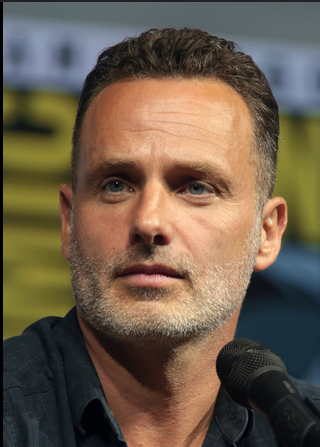
#> input picture nmc/w7/workshop/image.png, 320 x 447 px, found by its file name
$ jupyter execute Week_1_Workshop.ipynb
#> lines starting #> are read from the running program, lines starting #| are printed output that depends on the picture; after the words box and inside, x2 and y2 are one past the last pixel; in counts of white or black regions, pixels touching at a corner belong together; long printed decimals are rounded
[cell 1]
import os

# Change the current working directory to the path within Google Drive
os.chdir('/content/drive/MyDrive/Level_6_AI_')

# Verify the new current working directory
print(f"Current working directory: {os.getcwd()}")

[cell 2]
from PIL import Image
import matplotlib.pyplot as plt

img = Image.open("./assets/image.png")
#> img is the input picture: PIL image 320x447 RGB; mean R, G, B 107.6, 92.1, 74.6

# img.show()  <- usually it's this, but this tries to open the local OS image viewer you have in your system. Won't work on remote.

# So, this for collab
display(img)

# Or, using matplot
plt.imshow(img)
plt.axis("off")
plt.show()

[cell 3]
import numpy as np

# Convert To numpy array
img_arr = np.array(img)

# The same will be something like (height,width,channels)
top_left = img_arr[0:100, 0:100]

# display(top_left) won't work cause no top_left is an array, but
# plt.imshow() works

plt.imshow(top_left)
plt.axis("off")
plt.show()

[cell 4]
'''
Note that each of these channels is simply an intensity map.

If one were to just plt.imshow(img_arr[:,:,some_channel]), it would output a greyscale image, because the channel doesn't hold the color, just the intensity of said color.
'''


# Red channel
plt.imshow(img_arr[:, :, 0], cmap="Reds")
plt.title("Red Channel")
plt.axis("off")
plt.show()

# Green channel
plt.imshow(img_arr[:, :, 1], cmap="Greens")
plt.title("Green Channel")
plt.axis("off")
plt.show()

# Blue channel
plt.imshow(img_arr[:, :, 2], cmap="Blues")
plt.title("Blue Channel")
plt.axis("off")
plt.show()

[cell 5]
display(img)

img_arr[0:100,0:100] = 210
#> img_arr: shape (447, 320, 3); 6.99% of pixels changed, all inside (x1, y1, x2, y2) = (0, 0, 100, 100)
plt.imshow(img_arr)
plt.axis("off")
plt.show()

[cell 6]
# Exercise 2

# greyscale_img = Image.open("./assets/greyscale_image.jpg")
# Converting the above picture to greyscale from online gave me 3 channels.

greyscale_img = img.convert("L")
plt.imshow(greyscale_img, cmap="gray")
plt.axis("off")

[cell 7]
greyscale_img_arr = np.array(greyscale_img)
height,width= greyscale_img_arr.shape;
#> height = 447; width = 320
center_height,center_width = height//2, width//2
#> center_height = 223; center_width = 160

plt.imshow(
  greyscale_img_arr
  [
    center_height-75:center_height+75,
    center_width-75: center_width+75
  ],
  cmap="gray"
)

plt.axis("off")

[cell 8]
greyscale_img_arr[greyscale_img_arr < 100] = 0
greyscale_img_arr[greyscale_img_arr > 100] = 255
plt.imshow(greyscale_img_arr, cmap="gray")
plt.axis("off")
plt.show()

# or,
# Signature: np.where(condition, value_if_true, value_if_false)
binary_img = np.where(greyscale_img_arr < 100, 0, 255);
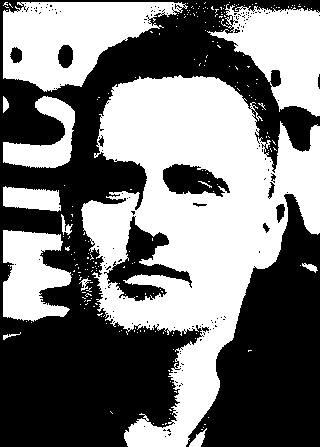
#> binary_img: shape (447, 320) int64; 47.7% white; 223 white regions (210 under 20 px), largest, box (x1, y1, x2, y2) and area: (81, 75, 320, 447) 43028, (3, 2, 188, 92) 9509, (207, 4, 320, 117) 6809
plt.imshow(binary_img, cmap="gray")
plt.axis("off")
plt.show()

# or even,
binary_img = (greyscale_img_arr >= 100) * 255
plt.imshow(binary_img, cmap="gray")
plt.axis("off")
plt.show()

[cell 9]
# Rotate 90
display(greyscale_img)
display(greyscale_img.rotate(-90))


# To flip for a matrix
# 1 2 3
# 4 5 6
# 7 8 9
#
# Transpose:
# 1 4 7
# 2 5 8
# 3 6 9
#
# Flip Horizontally
# 7 4 1
# 8 5 2
# 9 6 3

greyscale_img_arr = np.array(greyscale_img)
transposed = np.transpose(greyscale_img_arr)
plt.imshow(transposed, cmap="gray")
plt.axis("off")

flipped = np.flip(transposed, axis=1)
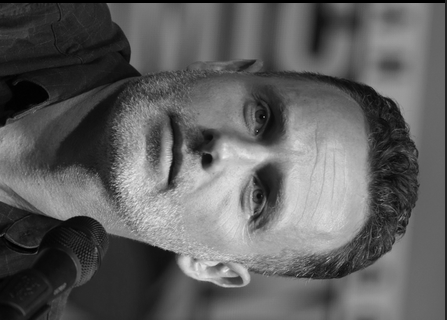
#> flipped: shape (320, 447); min 0, max 238, mean 94.7
plt.imshow(flipped, cmap="gray")
plt.axis("off")

[cell 10]
greyscale_rgb = np.dstack((greyscale_img_arr, greyscale_img_arr, greyscale_img_arr))
plt.imshow(greyscale_rgb)
plt.axis("off")
plt.show()

# or,

greyscale_rgb = np.stack((greyscale_img_arr, greyscale_img_arr, greyscale_img_arr), axis=2)
plt.imshow(greyscale_rgb)
plt.axis("off")
plt.show()

# or,

greyscale_rgb = greyscale_img.convert("RGB")
display(greyscale_rgb)

[cell 11]
# --- Exercise 3


from PIL import Image
import numpy as np
import matplotlib.pyplot as plt

# load image
img = Image.open("./assets/image.png").convert("L")

# convert to numpy
img_arr = np.array(img, dtype=np.float64)
#> img_arr: shape (447, 320) float64

plt.imshow(img_arr, cmap="gray")
plt.title("Original Image")
plt.axis("off")

[cell 12]
# Cener the data
mean = np.mean(img_arr, axis=0)
#> mean = 320 values, max 140.7 at index 200, min 0.148 at index 0, mean 94.71
centered = img_arr - mean
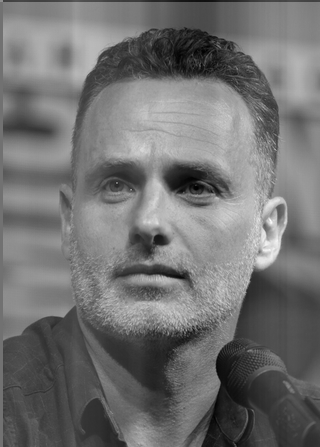
#> centered: shape (447, 320) float64; min -126.4, max 158, mean 0; drawn with min black and max white

[cell 13]
# Covariance Matrix
cov_matrix = np.cov(centered, rowvar=False)
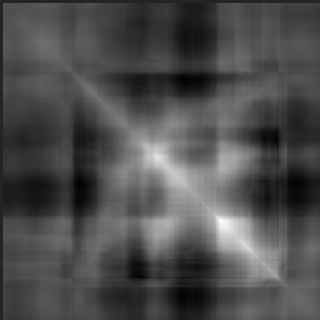
#> cov_matrix: shape (320, 320) float64; min -832.2, max 4869.9, mean 909.8; drawn with min black and max white

[cell 14]
# Eigen decomposition
eigenvalues, eigenvectors = np.linalg.eigh(cov_matrix)
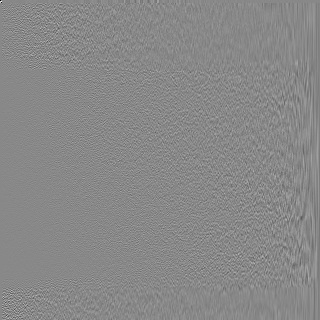
#> eigenvectors: shape (320, 320) float64; min -0.816, max 0.707, mean -0.000215; drawn with min black and max white
#> eigenvalues = 320 values from 3.85e-11 to 336892

[cell 15]
# Sort Eigen Values
sorted_idx = np.argsort(eigenvalues)[::-1]
#> sorted_idx = 320 values, max 319 at index 0, min 0 at index 319, mean 159.5

eigenvalues = eigenvalues[sorted_idx]
#> eigenvalues = 320 values, max 336892 at index 0, min 3.85e-11 at index 319, mean 2363.2
eigenvectors = eigenvectors[:, sorted_idx]

[cell 16]
# Choose top k principle components

k = 50
principal_components = eigenvectors[:, :k]

[cell 17]
# Project The Image
compressed = np.dot(centered, principal_components)

[cell 18]
# Reconstruct
reconstructed = np.dot(compressed, principal_components.T) + mean

plt.imshow(reconstructed, cmap="gray")
plt.title(f"Reconstructed Image (k={k})")
plt.axis("off")

[cell 19]
# Compare multiple PC Values
ks = [10, 30, 60, 120]

plt.figure(figsize=(12,6))

for i, k in enumerate(ks):

    pcs = eigenvectors[:, :k]

    compressed = np.dot(centered, pcs)

    reconstructed = np.dot(compressed, pcs.T) + mean

    plt.subplot(1,4,i+1)
    plt.imshow(reconstructed, cmap="gray")
    plt.title(f"k={k}")
    plt.axis("off")
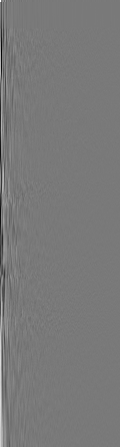
#> compressed: shape (447, 120) float64; min -1027.5, max 1125.6, mean 0; drawn with min black and max white

plt.show()
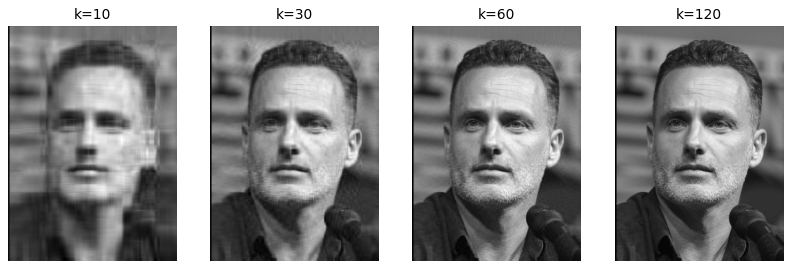
#> figure drawn by matplotlib, 4 panels

[cell 20]
from PIL import Image
import numpy as np
import matplotlib.pyplot as plt

# ---- Load an example image (using the one in this chat) ----
img_path = "./assets/image.png"
img = Image.open(img_path)

# Convert to grayscale (2D)
gray_img = img.convert("L")
X = np.array(gray_img, dtype=np.float64)  # shape: (H, W)

print("Loaded:", img_path)
print("Original (Pillow) size (W,H):", img.size)
#| Original (Pillow) size (W,H): (320, 447)
print("Grayscale array shape (H,W):", X.shape, "dtype:", X.dtype)
#| Grayscale array shape (H,W): (447, 320) dtype: float64

# ---- 1) Show the original grayscale image ----
plt.figure()
plt.imshow(X, cmap="gray")
plt.title("1) Original image (grayscale)")
plt.axis("off")
plt.show()

# ---- 2) Mean-center the data (column-wise) ----
# Treat each row as a sample and each column as a feature (common for PCA on images)
mu = X.mean(axis=0, keepdims=True)          # shape (1, W)
Xc = X - mu                                 # centered data

plt.figure()
plt.imshow(Xc, cmap="gray")
plt.title("2) Mean-centered image (values around 0)")
plt.axis("off")
plt.show()

# ---- 3) Covariance matrix (W x W) ----
# Cov of features (columns): cov = (Xc^T Xc) / (n-1)
n = Xc.shape[0]
#> n = 447
cov = (Xc.T @ Xc) / (n - 1)

print("Covariance matrix shape:", cov.shape)
#| Covariance matrix shape: (320, 320)

# Visualize covariance heatmap
plt.figure()
plt.imshow(cov)  # default colormap
plt.title("3) Covariance matrix heatmap (features=columns)")
plt.axis("off")
plt.show()

# ---- 4) Eigen decomposition ----
# cov is symmetric -> use eigh
eigvals, eigvecs = np.linalg.eigh(cov)
#> eigvals = 320 values from 6.28e-11 to 336892

# Sort descending
idx = np.argsort(eigvals)[::-1]
#> idx has the same summary as sorted_idx
eigvals = eigvals[idx]
#> eigvals = 320 values, max 336892 at index 0, min 6.28e-11 at index 319, mean 2363.2
eigvecs = eigvecs[:, idx]

# Explained variance ratio
explained = eigvals / eigvals.sum()
#> explained = 320 values, max 0.446 at index 0, min 8.31e-17 at index 319, mean 0.00312
cum_explained = np.cumsum(explained)
#> cum_explained = 320 values from 0.446 to 1

print("Top 10 explained variance ratios:", explained[:10])
#| Top 10 explained variance ratios: [0.4455 0.2409 0.07464 0.06076 0.03806 0.02923
#|  0.01874 0.01065 0.008755 0.008465 ]
print("Cumulative explained variance at k=10:", cum_explained[9])
#| Cumulative explained variance at k=10: 0.9357

# ---- 5) Scree plot (eigenvalues) ----
plt.figure()
plt.plot(eigvals)
plt.title("4) Scree plot (eigenvalues)")
plt.xlabel("Component index (sorted)")
plt.ylabel("Eigenvalue")
plt.show()
#> figure, not shown here; curve peaks at x = 0, y = 336892

# ---- 6) Cumulative explained variance ----
plt.figure()
plt.plot(cum_explained)
plt.title("5) Cumulative explained variance")
plt.xlabel("Number of components (k)")
plt.ylabel("Cumulative variance explained")
plt.ylim(0, 1.02)
plt.show()
#> figure, not shown here; curve peaks at x = 318, y = 1

# ---- 7) Visualize a few principal components as images ----
# Each eigenvector is length W (one value per column). To visualize, we can reshape as (W,1)
# (This is a limitation of doing covariance over columns only; still useful to "see" patterns.)
for i in [0, 1, 2, 3]:
    pc = eigvecs[:, i]  # length W
    plt.figure()
    plt.imshow(pc.reshape(-1, 1), cmap="gray", aspect="auto")
    plt.title(f"6) Principal component {i+1} (as a column-pattern vector)")
    plt.axis("off")
    plt.show()
#> this loop made 4 passes
#> pass 1, `plt.show()`:
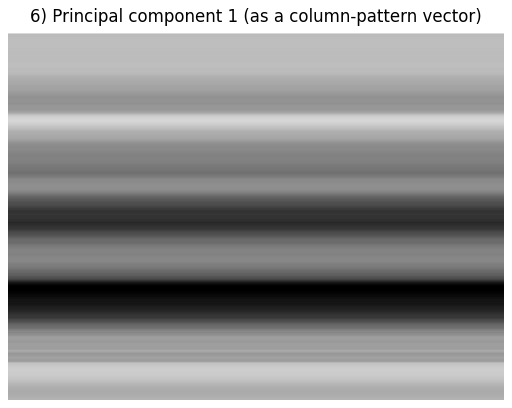
#> figure drawn by matplotlib, 1 panel

# ---- 8) Compress + reconstruct for several k ----
# Projection: Z = Xc @ V_k  (H x k)
# Reconstruction: X_hat = Z @ V_k^T + mu
ks = [5, 20, 60, 120]
for k in ks:
    Vk = eigvecs[:, :k]
    Z = Xc @ Vk
    Xhat = (Z @ Vk.T) + mu
    Xhat = np.clip(Xhat, 0, 255)

    plt.figure()
    plt.imshow(Xhat, cmap="gray")
    plt.title(f"7) Reconstruction with k={k} components")
    plt.axis("off")
    plt.show()
#> this loop made 4 passes
#> pass 1, `Xhat = np.clip(Xhat, 0, 255)`:
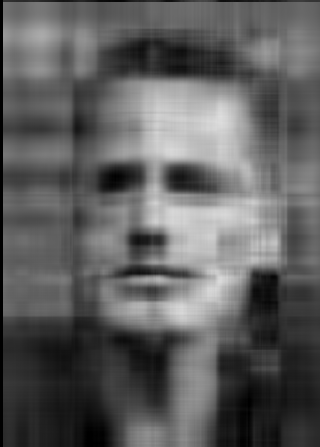
#> Xhat: shape (447, 320) float64; min 0, max 222.3, mean 94.7

# ---- 9) Show "difference image" for one k (error visualization) ----
k = 60
Vk = eigvecs[:, :k]
Z = Xc @ Vk
Xhat = (Z @ Vk.T) + mu
err = np.abs(X - Xhat)
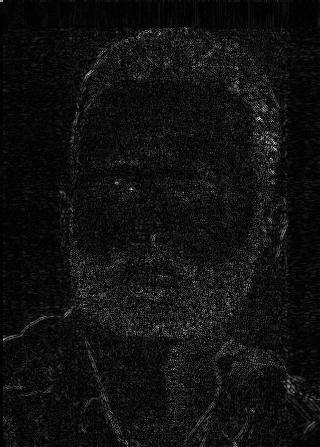
#> err: shape (447, 320) float64; min 3.1e-06, max 45.33, mean 3; drawn with min black and max white

plt.figure()
plt.imshow(err)  # default colormap to highlight magnitude differences
plt.title(f"8) Absolute reconstruction error heatmap (k={k})")
plt.axis("off")
plt.show()
